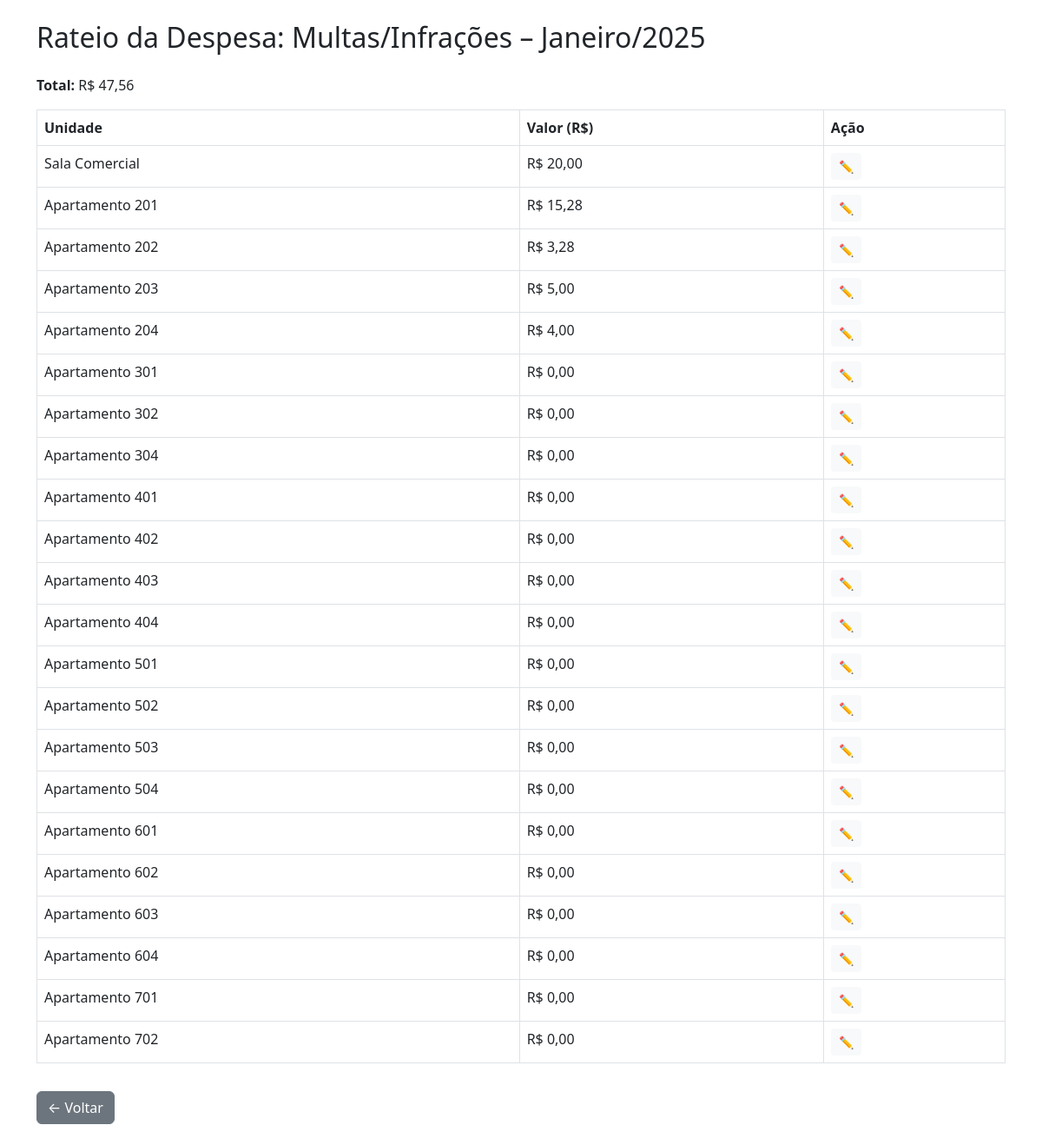
/despesas/rateio/90/, run on the app's committed database.
### despesas/models.py (models this page shows, shortened)
class Despesa(models.Model):
    tipo         = models.ForeignKey(TipoDespesa, on_delete=models.CASCADE)
    valor_total  = models.DecimalField(max_digits=10, decimal_places=2)
    mes          = models.CharField(max_length=2, choices=MESES_CHOICES)
    ano          = models.IntegerField(choices=[(y, y) for y in range(2025, 2028)])
    descricao    = models.CharField("Descrição única", max_length=350, blank=True, null=True)
    fatura_agua    = models.DecimalField(
        "R$ Fatura", max_digits=12, decimal_places=2,
        null=True, blank=True
    )
    m3_total_agua  = models.DecimalField(
        "m³ Total", max_digits=10, decimal_places=4,
        null=True, blank=True
    )
    valor_m3_agua  = models.DecimalField(
        "R$/m³ Água", max_digits=10, decimal_places=4,
        null=True, blank=True
    )
    gas_leituras = JSONField(blank=True, null=True)
    agua_leituras= JSONField("Leituras de Água", blank=True, null=True)
    energia_leituras = JSONField("Leituras de Energia", blank=True, null=True)
    @property
    def valor_m3_agua(self):
        if self.agua_leituras and 'params' in self.agua_leituras:
            return (self.agua_leituras or {}).get('params', {}).get('valor_m3_agua')
        return None

class TipoDespesa(models.Model):
    nome = models.CharField("Tipo de Despesa", max_length=100)

class Rateio(models.Model):
    despesa = models.ForeignKey(Despesa, on_delete=models.CASCADE)
    unidade = models.ForeignKey(Unidade, on_delete=models.CASCADE)
    valor   = models.DecimalField(max_digits=10, decimal_places=2)
    consumo = models.DecimalField(
        "Consumo (m³)", max_digits=10, decimal_places=3,
        null=True, blank=True,
        help_text="Só para despesas de gás, a diferença de leituras"
    )

class Unidade(models.Model):
    nome   = models.CharField(max_length=100)
    fracao = models.DecimalField(max_digits=10, decimal_places=8, null=True, blank=True)

### despesas/views.py (the view, shortened to what this page needs)
# urls.py: path('rateio/<int:despesa_id>/', ver_rateio, name='ver_rateio'),
def ver_rateio(request, despesa_id):
    despesa = get_object_or_404(Despesa, id=despesa_id)
    rateios = Rateio.objects.filter(despesa=despesa)
    total_rateio = rateios.aggregate(total=Sum('valor'))['total'] or 0
    fracoes_qs = FracaoPorTipoDespesa.objects.filter(tipo_despesa=despesa.tipo)
    return render(request, 'despesas/ver_rateio.html', {
        'despesa': despesa,
        'rateios': rateios,
    })

### despesas/templates/despesas/ver_rateio.html (shortened to what this page needs)
{% extends 'base.html' %}
{% load extras %}
{% block content %}
<h2 class="mb-4">
  Rateio da Despesa: {{ despesa.tipo.nome }} – {{ despesa.get_mes_display }}/{{ despesa.ano }}
</h2>
{% if despesa.tipo.nome|lower == "energia salão" %}
  <p><strong>Total:</strong> R$ {{ energia_total|floatformat:2 }}</p>
{% else %}
    <p><strong>Total:</strong>
      R$
      {% if input_total is not None %}
        {{ input_total|floatformat:2 }}
      {% else %}
        {{ despesa.valor_total|floatformat:2 }}
      {% endif %}
    </p>
{% endif %}
{% if despesa.tipo.nome|lower == "gás" %}
  {% if gas_params %}
    <h3>Parâmetros de Gás</h3>
    <ul>
      <li>Recarga: R$ {{ gas_params.recarga|floatformat:2 }}</li>
      <li>KG: {{ gas_params.kg|floatformat:2 }}</li>
      <li>M³ por KG: {{ gas_params.m3_kg|floatformat:2 }}</li>
      <li>Valor/m³: R$ {{ gas_params.valor_m3|floatformat:2 }}</li>
    </ul>
  {% endif %}
  <h3 class="mt-4">Informações de Gás</h3>
  <table class="table table-bordered">
    <thead class="table-light">
      <tr>
        <th>Unidade</th>
        <th>Leitura Anterior</th>
        <th>Leitura Atual</th>
        <th>Consumo (m³)</th>
        <th>Valor (R$)</th>
      </tr>
    </thead>
    <tbody>
      {% for rateio in rateios %}
        {% with info=gas_info|get_item:rateio.unidade.id %}
        <tr>
          <td>
            {% if 'sala' in rateio.unidade.nome|lower %}
              Sala Comercial {{ rateio.unidade.nome|slice:'5:' }}
            {% else %}
              Apartamento {{ rateio.unidade.nome }}
            {% endif %}
          </td>
          <td>{{ info.leitura_anterior|floatformat:"4" }}</td>
          <td>{{ info.leitura_atual|floatformat:"4" }}</td>
          <td>{{ info.consumo|floatformat:"4" }}</td>
          <td>R$ {{ rateio.valor|floatformat:"2" }}</td>
        </tr>
        {% endwith %}
      {% endfor %}
    </tbody>
  </table>
{% else %}
  <table class="table table-bordered">
    <thead>
      <tr>
        <th>Unidade</th>
        <th>Valor (R$)</th>
        <th>Ação</th>
      </tr>
    </thead>
    <tbody>
      {% for rateio in rateios %}
      <tr>
        <td>
          {% if 'sala' in rateio.unidade.nome|lower %}
            Sala Comercial {{ rateio.unidade.nome|slice:'5:' }}
          {% else %}
            Apartamento {{ rateio.unidade.nome }}
          {% endif %}
        </td>
        <td>
          <span id="valor-display-{{ rateio.id }}">R$ {{ rateio.valor|floatformat:2 }}</span>
        </td>
        <td>
          <button class="btn btn-sm btn-light editar-btn" onclick="editarRateio({{ rateio.id }})">✏️</button>
        </td>
      </tr>
      {% endfor %}
    </tbody>
  </table>
{% endif %}
<a href="{% url 'lista_despesas' %}" class="btn btn-secondary mt-3">← Voltar</a>
{% endblock %}

### data on the page
Despesa: tipo.nome "Multas/Infrações", mes "Janeiro", ano "2025", valor_total "47,56"
Rateio: valor "20,00"
Rateio: unidade.nome "201", valor "15,28"
Rateio: unidade.nome "202", valor "3,28"
Rateio: unidade.nome "203", valor "5,00"
Rateio: unidade.nome "204", valor "4,00"
Rateio: unidade.nome "301", valor "0,00"
Rateio: unidade.nome "302", valor "0,00"
Rateio: unidade.nome "304", valor "0,00"
Rateio: unidade.nome "401", valor "0,00"
Rateio: unidade.nome "402", valor "0,00"
Rateio: unidade.nome "403", valor "0,00"
Rateio: unidade.nome "404", valor "0,00"
Rateio: unidade.nome "501", valor "0,00"
Rateio: unidade.nome "502", valor "0,00"
Rateio: unidade.nome "503", valor "0,00"
Rateio: unidade.nome "504", valor "0,00"
Rateio: unidade.nome "601", valor "0,00"
Rateio: unidade.nome "602", valor "0,00"
Rateio: unidade.nome "603", valor "0,00"
Rateio: unidade.nome "604", valor "0,00"
Rateio: unidade.nome "701", valor "0,00"
Rateio: unidade.nome "702", valor "0,00"
